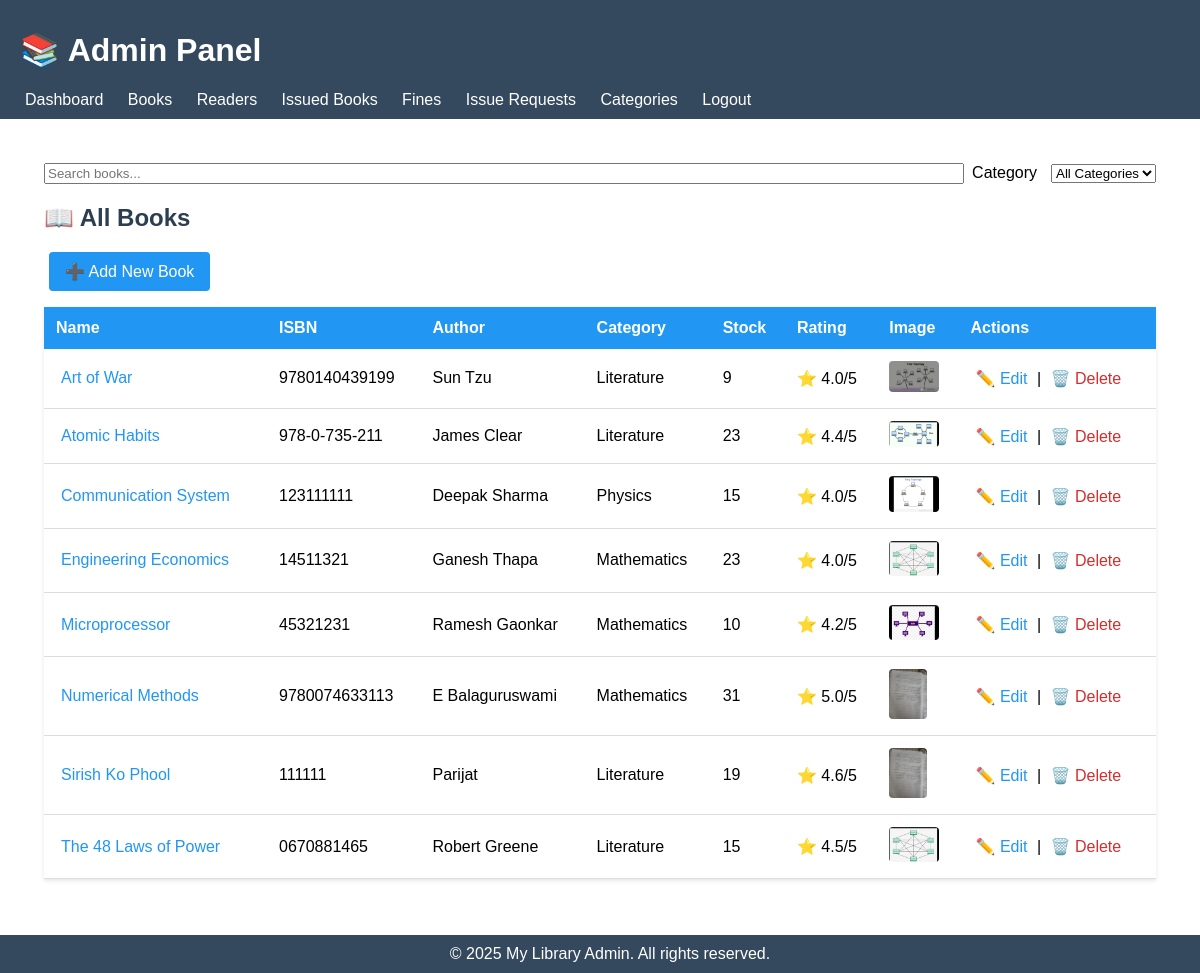
The page /books/ on the database its author committed.
### lib/models.py (models this page shows, shortened)
class Book(models.Model):
    name = models.CharField(max_length=200)  # Book title
    isbn = models.CharField(max_length=13, unique=True)  # ISBN number
    image = models.ImageField(upload_to='book_images/', blank=True, null=True)  # Cover image
    author = models.CharField(max_length=200)  # Author name
    category = models.ForeignKey(Category, on_delete=models.SET_NULL, null=True, related_name='books')
    number_in_stock = models.PositiveIntegerField(default=0)  # Available copies
    description = models.TextField(blank=True, null=True, default="No description available")
    rating = models.DecimalField(max_digits=3, decimal_places=1, default=4.0, validators=[MinValueValidator(1.0), MaxValueValidator(5.0)])  # Rating with 1 decimal place
    def avg_reader_rating(self):
        from django.db.models import Avg
        avg = self.reader_ratings.aggregate(avg=Avg('rating'))['avg']
        try:
            return float(avg) if avg is not None else float(self.rating)
        except (TypeError, ValueError):
            return float(self.rating)
    def combined_rating(self):
        try:
            avg_reader = self.avg_reader_rating()
            combined = (float(self.rating) + float(avg_reader)) / 2.0
            return round(combined, 1)
        except Exception:
            return float(self.rating)

class Category(models.Model):
    name = models.CharField(max_length=100, unique=True)

### lib/views.py (the view)
# urls.py: path('books/', views.view_books, name='view_books'),
def view_books(request):
    books = Book.objects.all().order_by('name')  # optional: sort by name
    context = {
        'books': books,
        'categories': Category.objects.all(),
    }
    return render(request, 'view_books.html', context)

### lib/templates/view_books.html (shortened to what this page needs)
{% extends 'admin_base.html' %}
{% load highlight %}
{% block content %}
<div class="view-container">
    {% include 'partials/book_search.html' %}
    <h2>📖 All Books</h2>
    <a href="{% url 'add_book' %}" class="add-btn">➕ Add New Book</a>
    <table>
        <thead>
            <tr>
                <th>Name</th>
                <th>ISBN</th>
                <th>Author</th>
                <th>Category</th>
                <th>Stock</th>
                <th>Rating</th>
                <th>Image</th>
                <th>Actions</th>
            </tr>
        </thead>
        <tbody>
            {% for book in books %}
            <tr {% if book.category %}data-category-id="{{ book.category.id }}"{% endif %}>
                <td><a href="{% url 'admin_book_details' book.pk %}">{% if query %}{{ book.name|highlight:query }}{% else %}{{ book.name }}{% endif %}</a></td>
                <td>{{ book.isbn }}</td>
                <td>{{ book.author }}</td>
                <td>{{ book.category.name }}</td>
                <td>{{ book.number_in_stock }}</td>
                <td>⭐ {{ book.combined_rating }}/5</td>
                <td>
                    {% if book.image %}
                        <img src="{{ book.image.url }}" alt="{{ book.name }}">
                    {% else %}
                        No image
                    {% endif %}
                </td>
                <td>
                    <a href="{% url 'edit_book' book.pk %}">✏️ Edit</a> |
                    <a href="{% url 'delete_book' book.pk %}" class="delete-link">🗑️ Delete</a>
                </td>
            </tr>
            {% empty %}
            <tr>
                <td colspan="8" style="text-align:center;color:#999;">No books available.</td>
            </tr>
            {% endfor %}
        </tbody>
    </table>
</div>
{% endblock %}

### lib/templates/admin_base.html (style rules this page uses)
body { font-family: Arial, sans-serif; margin:0; padding:0; }

### lib/templates/view_books.html (style rules this page uses)
.view-container { margin:24px; }
h2 { color:#2c3e50; margin-bottom:20px; }
.add-btn { display:inline-block; margin-bottom:16px; padding:10px 16px; background:#2196F3; color:white; text-decoration:none; border-radius:4px; }
table { width:100%; border-collapse:collapse; background:white; box-shadow:0 2px 4px rgba(0,0,0,0.1); }
th { background:#2196F3; color:white; padding:12px; text-align:left; }
td { padding:12px; border-bottom:1px solid #ddd; }
img { max-width:50px; max-height:50px; border-radius:4px; }
a { color:#2196F3; text-decoration:none; margin:0 5px; }
.delete-link { color:#d32f2f; }

### rows shown on the page
Book: name "Art of War", isbn "9780140439199", author "Sun Tzu", category.name "Literature", number_in_stock "9", combined_rating "4.0", image (picture)
Book: name "Atomic Habits", isbn "978-0-735-211", author "James Clear", category.name "Literature", number_in_stock "23", combined_rating "4.4", image (picture)
Book: name "Communication System", isbn "123111111", author "Deepak Sharma", category.name "Physics", number_in_stock "15", combined_rating "4.0", image (picture)
Book: name "Engineering Economics", isbn "14511321", author "Ganesh Thapa", category.name "Mathematics", number_in_stock "23", combined_rating "4.0", image (picture)
Book: name "Microprocessor", isbn "45321231", author "Ramesh Gaonkar", category.name "Mathematics", number_in_stock "10", combined_rating "4.2", image (picture)
Book: name "Numerical Methods", isbn "9780074633113", author "E Balaguruswami", category.name "Mathematics", number_in_stock "31", combined_rating "5.0", image (picture)
Book: name "Sirish Ko Phool", isbn "111111", author "Parijat", category.name "Literature", number_in_stock "19", combined_rating "4.6", image (picture)
Book: name "The 48 Laws of Power", isbn "0670881465", author "Robert Greene", category.name "Literature", number_in_stock "15", combined_rating "4.5", image (picture)
